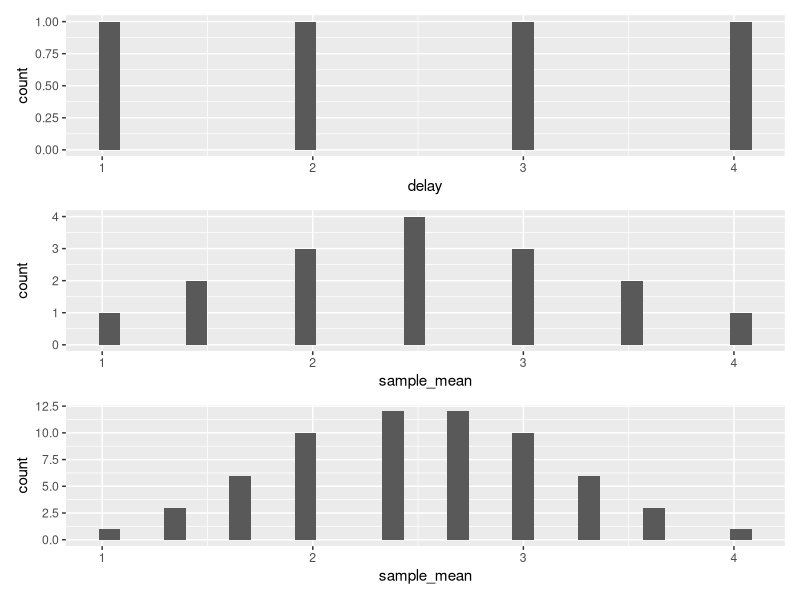
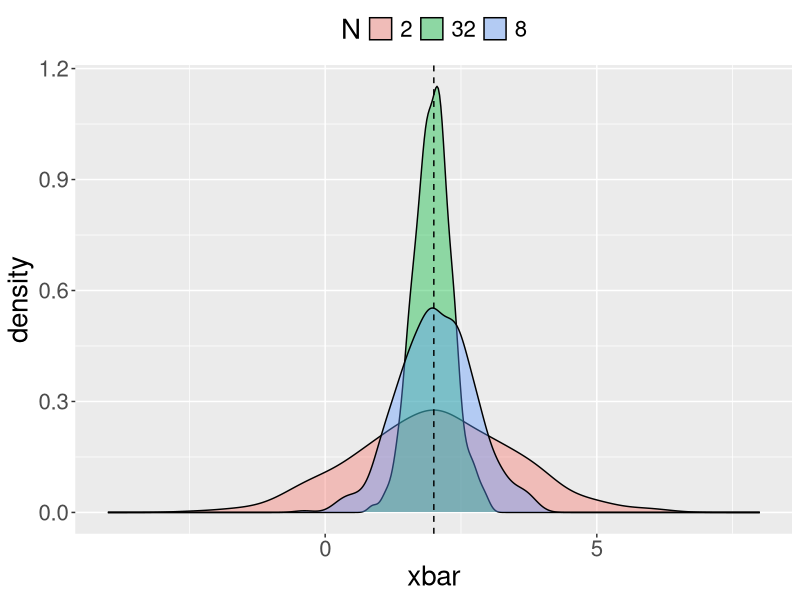
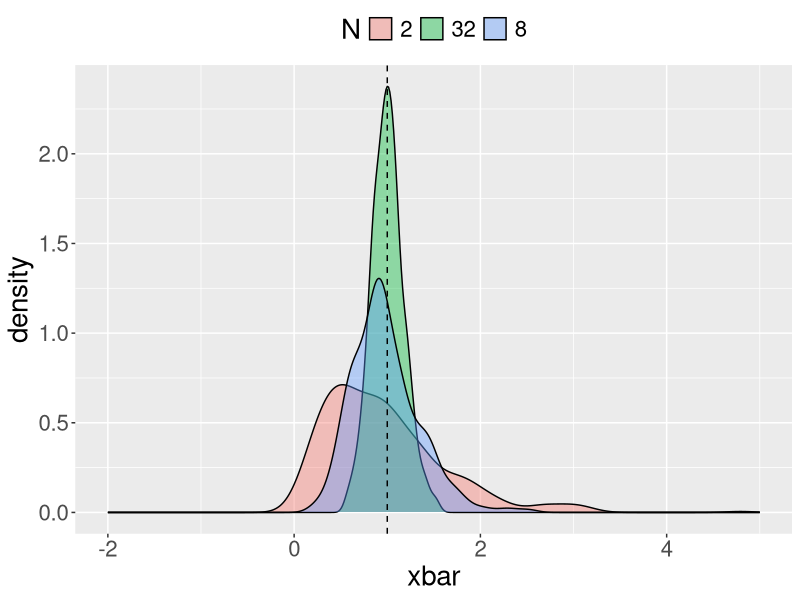

The R script that drew these images, in order:
## ---- chunk 1
library(tidyverse)
## ---- chunk 2
organization = c('A', 'B', 'C', 'D')
delay <- c(3, 2, 1, 4)
x <- data.frame('organization' = organization, 'delay' = delay)
p1 <- ggplot(x, aes(x=delay)) + geom_histogram()

## ---- chunk 3
pop_mean <- mean(delay)
pop_mean

pop_sd <- sd(delay)
pop_sd
## ---- chunk 4
x <- expand.grid('x1' = delay, 'x2' = delay)
x$sample_mean <- rowMeans(x) 
p2 <- ggplot(x, aes(x=sample_mean)) + geom_histogram()

x %>% 
  bind_cols(expand.grid('o1' = organization, 
                        'o2' = organization)) %>% 
  select(o1, o2, everything()) %>%
  knitr::kable()

x %>% 
  summarise(
    mean_sample_mean = mean(sample_mean),
    sd_sample_mean = sd(sample_mean)
    ) %>% 
  mutate(
    pop_mean = pop_mean,
    pop_sd = pop_sd    
  ) 




## ---- chunk 5
x <- expand.grid('x1' = delay, 'x2' = delay, 'x3' = delay)
x$sample_mean <- rowMeans(x) 
p3 <- ggplot(x, aes(x=sample_mean)) + geom_histogram()

x %>% 
  bind_cols(expand.grid('o1' = organization, 
                        'o2' = organization,
                        'o3' = organization)) %>% 
  select(o1, o2, o3, everything()) %>%
  knitr::kable()

x %>% 
  summarise(
    mean_sample_mean = mean(sample_mean),
    sd_sample_mean = sd(sample_mean)
    ) %>% 
  mutate(
    pop_mean = pop_mean,
    pop_sd = pop_sd
  ) 

## ---- chunk 6
library(patchwork)
p1/p2/p3
## ---- chunk 7
pop_mean <- 2
pop_sd <- 2

M = 500

N = 2
xbar = NA
for(i in 1:M){
  xbar[i] <- mean(rnorm(N, mean = pop_mean, sd = pop_sd))
}
xbar_df <- data.frame('xbar' = xbar, 'N' = as.character(N))

N = 8
xbar = NA
for(i in 1:M){
  xbar[i] <- mean(rnorm(N, mean = pop_mean, sd = pop_sd))
}
xbar_df <-xbar_df %>% 
  bind_rows(data.frame('xbar' = xbar, 'N' = as.character(N)))

N = 32
xbar = NA
for(i in 1:M){
  xbar[i] <- mean(rnorm(N, mean = pop_mean, sd = pop_sd))
}
xbar_df <-xbar_df %>% 
  bind_rows(data.frame('xbar' = xbar, 'N' = as.character(N)))

p <- ggplot(xbar_df, aes(x = xbar, fill = N)) + geom_density(alpha = 0.4)

p + theme(legend.position = 'top', 
          text = element_text(size=20)) + xlim(c(-4, 8)) + 
  geom_vline(xintercept = pop_mean, linetype = 'dashed')

## ---- chunk 8
r = 1
M = 500

N = 2
xbar = NA
for(i in 1:M){
  xbar[i] <- mean(rexp(N, rate = r))
}
xbar_df <- data.frame('xbar' = xbar, 'N' = as.character(N))

N = 8
xbar = NA
for(i in 1:M){
  xbar[i] <- mean(rexp(N, rate = r))
}
xbar_df <-xbar_df %>% 
  bind_rows(data.frame('xbar' = xbar, 'N' = as.character(N)))

N = 32
xbar = NA
for(i in 1:M){
  xbar[i] <- mean(rexp(N, rate = r))
}
xbar_df <-xbar_df %>% 
  bind_rows(data.frame('xbar' = xbar, 'N' = as.character(N)))

p <- ggplot(xbar_df, aes(x = xbar, fill = N)) + geom_density(alpha = 0.4)

p + theme(legend.position = 'top', 
          text = element_text(size=20)) + xlim(c(-2, 5)) +
  geom_vline(xintercept = 1/r, linetype = 'dashed')

